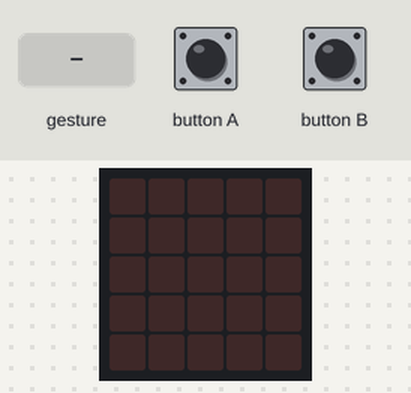
A program run on a simulated BBC micro:bit running MicroPython. On the bench: the board's 5×5 LED display. The inputs (shaded band) are chosen by the test bench. A tilt is held for 1.5 s and a shake lasts 1 s, then the board lies face up again.

Above: at 1.2 s.
1.3 s: button A pressed for 0.15 s
At 2.0 s:
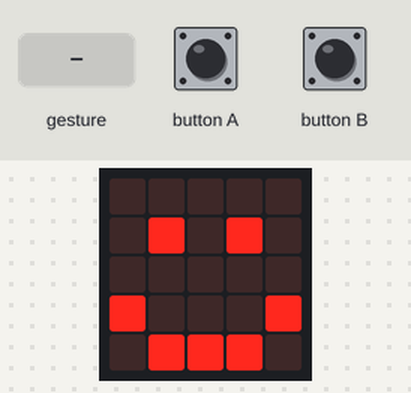
2.9 s: button B pressed for 0.15 s
At 3.3 s:
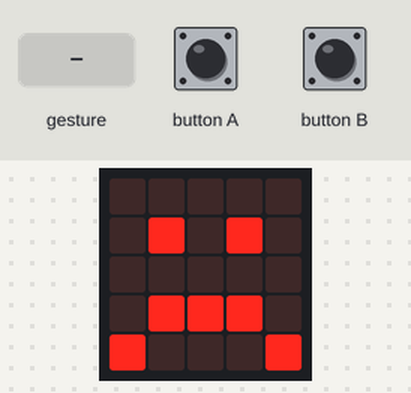
4.5 s: gesture 'shake'
At 5.9 s:
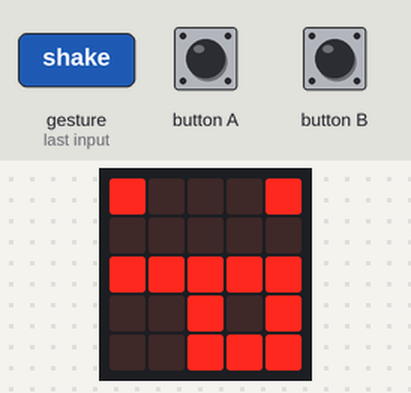
6.2 s: button A pressed for 1 s
At 7.0 s:
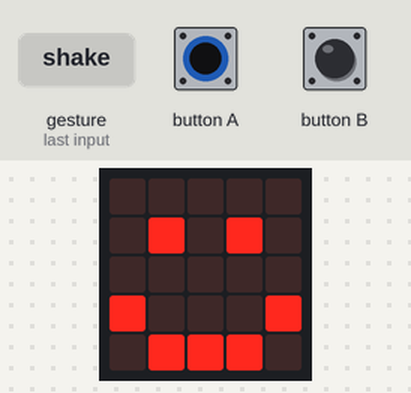
8.7 s: button B pressed for 1 s
At 10.1 s:
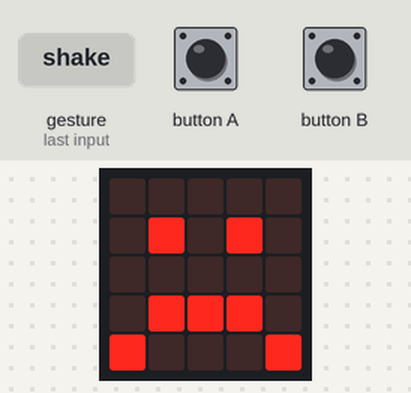
Timing chart, 0 to 11.7 s (numbered marks = the images above; inputs shaded):
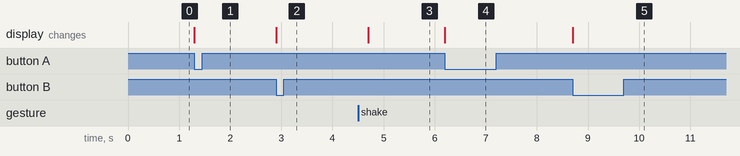

Measured:
- after the input at 1.3 s, the display: changes at once (image 1)
- after the input at 2.9 s, the display: changes at once (image 2)
- after the input at 4.5 s, the display: changes after 0.20 s (image 3)
- after the input at 6.2 s, the display: changes at once (image 4)
- after the input at 8.7 s, the display: changes at once (image 5)

The program:

Get_Silly___MicroPython__-main.py
```python
from microbit import *

while True:
    if button_a.is_pressed():
        display.show(Image.HAPPY)
    if button_b.is_pressed():
        display.show(Image.SAD)
    if accelerometer.was_gesture('shake'):
        display.show(Image.SILLY)
```
